Frame 1 (no input): blank canvas, image omitted
Frame 60 (no input): blank canvas, image omitted
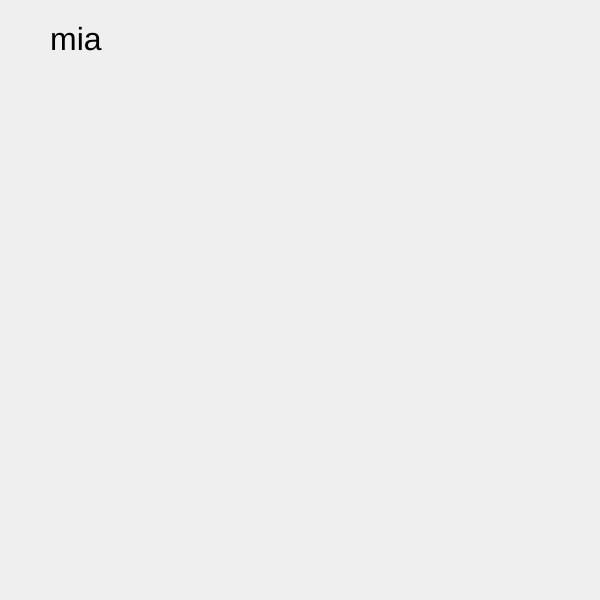
Frame 120 (the mouse pressed at the canvas centre since frame 60)

The p5.js sketch whose frames 1 and 60 were blank and that drew this single picture after the mouse press (run headless with seeded random() and noise() and a simulated clock; from frame 60 on, the mouse is pressed at the canvas centre):

// p5.js sketch
// ── sketch.js
let dogs = [{
  name: "mia",
  color: "red"
}, {
  name: "apple",
  color: "blue"
}];

let randomIndex;

function setup() {
  createCanvas(600, 600);
  background(200);
  textSize(32);


}

function draw() {




}

function mousePressed() {

  background(random(200, 255));
  randomIndex = int(random(dogs.length));
  text(dogs[randomIndex].name, 50, 50);
  dogs.splice(randomIndex, 1);

}
